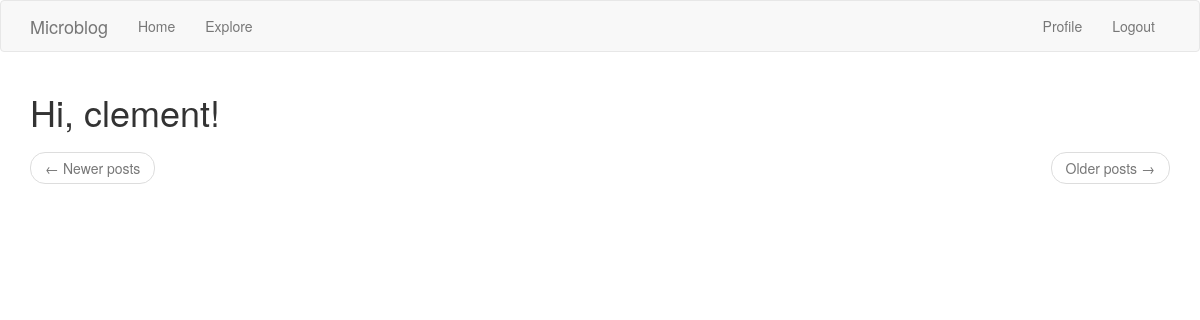
The app's page /explore (signed in), older data.
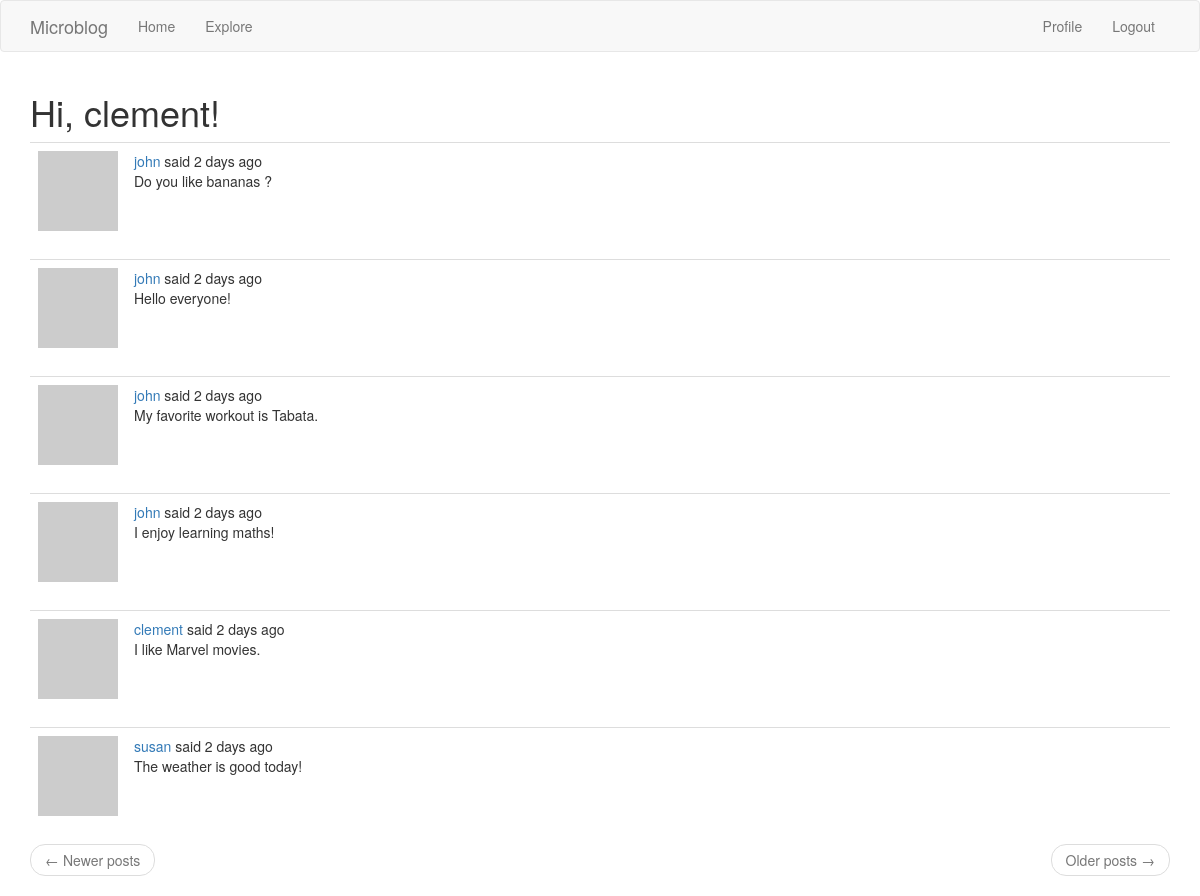
The same page, newer data.
### app/models.py (models this page shows, shortened)
class User(UserMixin,db.Model):
    id = db.Column(db.Integer, primary_key=True)
    username = db.Column(db.String(64), index=True, unique=True)
    email = db.Column(db.String(120), index=True, unique=True)
    password_hash = db.Column(db.String(128))
    posts = db.relationship('Post',backref='author', lazy='dynamic')
    about_me = db.Column(db.String(140))
    last_seen = db.Column(db.DateTime, default=datetime.utcnow)
    followed = db.relationship(
        'User', secondary=followers,
        primaryjoin=(followers.c.follower_id == id),
        secondaryjoin=(followers.c.followed_id == id),
        backref=db.backref('followers', lazy='dynamic'), lazy='dynamic')
    def avatar(self,size):
        digest = md5(self.email.lower().encode('utf-8')).hexdigest()
        return 'https://www.gravatar.com/avatar/{}?d=identicon&s={}'.format(digest,size)

class Post(db.Model):
    id = db.Column(db.Integer, primary_key=True)
    body = db.Column(db.String(140))
    timestamp = db.Column(db.DateTime, index=True, default=datetime.utcnow)
    user_id = db.Column(db.Integer, db.ForeignKey('user.id'))

### app/routes.py (the view)
@app.route('/explore')
@login_required
def explore():
    page = request.args.get('page', 1, type=int)
    posts = Post.query.order_by(Post.timestamp.desc()).paginate(
        page, app.config['POSTS_PER_PAGE'], False)
    next_url = url_for('explore', page=posts.next_num) \
        if posts.has_next else None
    prev_url = url_for('explore', page=posts.prev_num) \
        if posts.has_prev else None
    return render_template('index.html', title=_('Explore'),
                           posts=posts.items, next_url=next_url,
                           prev_url=prev_url)

### app/models.py (called while the page is built)
@login.user_loader
def load_user(id):
    return User.query.get(int(id))

### app/routes.py (called while the page is built)
@app.before_request
def before_request():
    if current_user.is_authenticated:
        current_user.last_seen = datetime.utcnow()
        db.session.commit()
    g.locale = str(get_locale())

### app/templates/index.html (shortened to what this page needs)
{% extends "base.html" %}
{% import 'bootstrap/wtf.html' as wtf %}
{% block app_content %}
    <h1>{{ _('Hi, %(username)s!', username=current_user.username) }}</h1>
    {% for post in posts %}
        {% include '_post.html' %}
    {% endfor %}
    <nav aria-label="...">
        <ul class="pager">
            <li class="previous{% if not prev_url %} disabled{% endif %}">
                <a href="{{ prev_url or '#' }}">
                    <span aria-hidden="true">&larr;</span> {{ _('Newer posts') }}
                </a>
            </li>
            <li class="next{% if not next_url %} disabled{% endif %}">
                <a href="{{ next_url or '#' }}">
                    {{ _('Older posts') }} <span aria-hidden="true">&rarr;</span>
                </a>
            </li>
        </ul>
    </nav>
{% endblock %}

### app/templates/base.html (shortened to what this page needs)
{% extends 'bootstrap/base.html' %}
{% block navbar %}
    <nav class="navbar navbar-default">
        <div class="container">
            <div class="navbar-header">
                <a class="navbar-brand" href="{{ url_for('index') }}">Microblog</a>
            </div>
            <div class="collapse navbar-collapse" id="bs-example-navbar-collapse-1">
                <ul class="nav navbar-nav">
                    <li><a href="{{ url_for('index') }}">{{ _('Home') }}</a></li>
                    <li><a href="{{ url_for('explore') }}">{{ _('Explore') }}</a></li>
                </ul>
                <ul class="nav navbar-nav navbar-right">
                    {% if current_user.is_anonymous %}
                    <li><a href="{{ url_for('login') }}">{{ _('Login') }}</a></li>
                    {% else %}
                    <li><a href="{{ url_for('user', username=current_user.username) }}">{{ _('Profile') }}</a></li>
                    <li><a href="{{ url_for('logout') }}">{{ _('Logout') }}</a></li>
                    {% endif %}
                </ul>
            </div>
        </div>
    </nav>
{% endblock %}
{% block content %}
    <div class="container">
        {% block app_content %}{% endblock %}
    </div>
{% endblock %}

### app/templates/_post.html (shortened to what this page needs)
    <table class="table table-hover">
        <tr>
            <td width="70px">
                <a href="{{ url_for('user', username=post.author.username) }}">
                    <img src="{{ post.author.avatar(70) }}" />
                </a>
            </td>
            <td>
                {{ _('%(username)s said %(when)s',
                    username=user_link, when=moment(post.timestamp).fromNow()) }}
                <br>
                {{ post.body }}
            </td>
        </tr>
    </table>

Row changes from the older to the newer data that the page shows:
added Post: body "Do you like bananas ?"
added Post: body "Hello everyone!"
added Post: body "My favorite workout is Tabata."
added Post: body "I enjoy learning maths!"
added Post: body "I like Marvel movies."
added Post: body "The weather is good today!"
